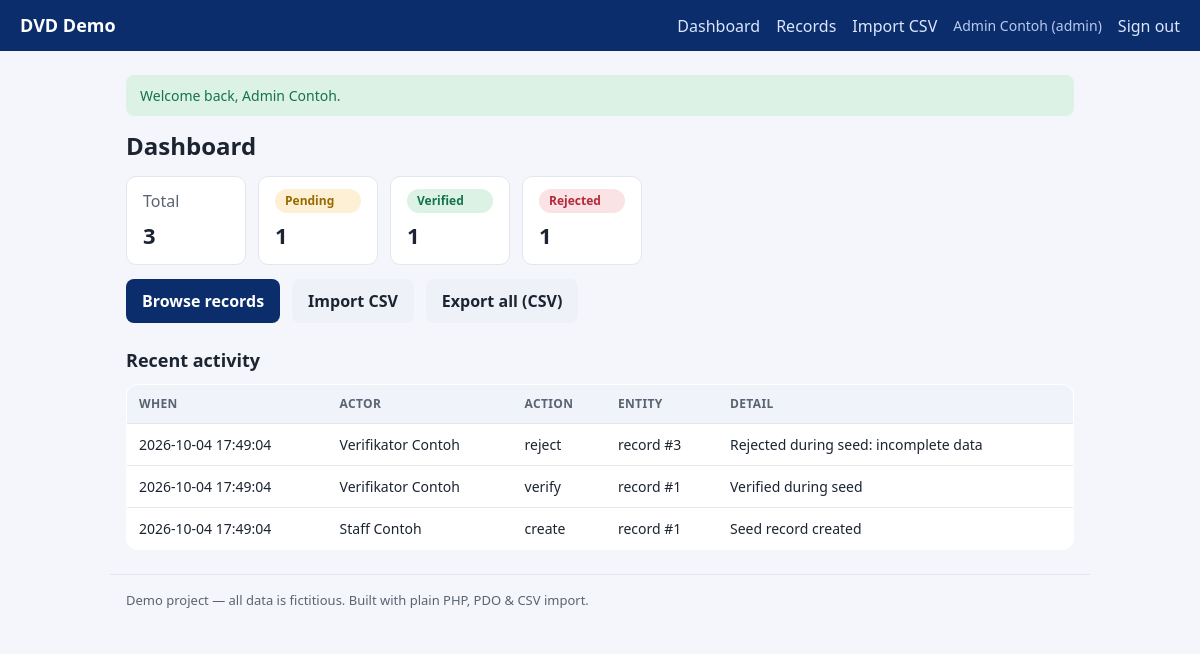
The page / (signed in) on the database its author committed.
### tables this page shows
CREATE TABLE IF NOT EXISTS audit_log (
    id         INT UNSIGNED NOT NULL AUTO_INCREMENT,
    user_id    INT UNSIGNED NOT NULL,
    action     VARCHAR(40)  NOT NULL,
    entity     VARCHAR(40)  NOT NULL,
    entity_id  INT UNSIGNED DEFAULT NULL,
    detail     VARCHAR(500) DEFAULT NULL,
    created_at DATETIME     NOT NULL DEFAULT CURRENT_TIMESTAMP,
    PRIMARY KEY (id),
    KEY idx_audit_entity (entity, entity_id),
    CONSTRAINT fk_audit_user FOREIGN KEY (user_id) REFERENCES users (id)
);

CREATE TABLE IF NOT EXISTS users (
    id            INT UNSIGNED NOT NULL AUTO_INCREMENT,
    name          VARCHAR(120) NOT NULL,
    username      VARCHAR(60)  NOT NULL,
    password_hash VARCHAR(255) NOT NULL,
    role          ENUM('admin','verifikator','staff') NOT NULL DEFAULT 'staff',
    is_active     TINYINT(1)   NOT NULL DEFAULT 1,
    created_at    DATETIME     NOT NULL DEFAULT CURRENT_TIMESTAMP,
    PRIMARY KEY (id),
    UNIQUE KEY uq_users_username (username)
);

### src/Auth.php (called while the page is built, shortened)
<?php
final class Auth
{
    public static function check(): bool
    {
        return isset($_SESSION['user']);
    }
    public static function user(): ?array
    {
        return $_SESSION['user'] ?? null;
    }
    public static function role(): string
    {
        return $_SESSION['user']['role'] ?? '';
    }
    public static function can(string $permission): bool
    {
        return self::check() && Rbac::allows(self::role(), $permission);
    }
}

### src/helpers.php (called while the page is built, shortened)
<?php
function env(string $key, ?string $default = null): ?string
{
    $value = $_ENV[$key] ?? getenv($key);
    return $value;
}
function e(?string $value): string
{
    return htmlspecialchars((string) $value, ENT_QUOTES | ENT_SUBSTITUTE, 'UTF-8');
}
function take_flashes(): array
{
    $messages = $_SESSION['flash'] ?? [];
    return $messages;
}
function view(string $name, array $data = []): string
{
    $file = dirname(__DIR__) . '/views/' . $name . '.php';
    extract($data, EXTR_SKIP);
    require $file;
    return (string) ob_get_clean();
}
function status_badge(string $status): array
{
    return match ($status) {
        'pending'  => ['Pending', 'badge-amber'],
        'verified' => ['Verified', 'badge-green'],
        'rejected' => ['Rejected', 'badge-red'],
        default    => [ucfirst($status), 'badge-gray'],
    };
}

### src/Database.php (called while the page is built, shortened)
<?php
final class Database
{
    private static ?PDO $pdo = null;
    public static function connection(): PDO
    {
        if (self::$pdo instanceof PDO) {
            return self::$pdo;
        }
        $host = env('DB_HOST', '127.0.0.1');
        $port = env('DB_PORT', '3306');
        $name = env('DB_NAME', 'dvd_demo');
        $user = env('DB_USER', 'root');
        $pass = env('DB_PASS', '');
        $dsn  = "mysql:host={$host};port={$port};dbname={$name};charset=utf8mb4";
        try {
            self::$pdo = new PDO($dsn, $user, $pass, [
                PDO::ATTR_ERRMODE            => PDO::ERRMODE_EXCEPTION,
                PDO::ATTR_DEFAULT_FETCH_MODE => PDO::FETCH_ASSOC,
                PDO::ATTR_EMULATE_PREPARES   => false,
            ]);
        } catch (PDOException $e) {
            throw new RuntimeException(
                'Database connection failed. Check .env and that MySQL/MariaDB is running.',
                0,
                $e
            );
        }
        return self::$pdo;
    }
}

### src/Records.php (called while the page is built, shortened)
<?php
final class Records
{
    public static function counts(): array
    {
        $rows = Database::connection()
            ->query('SELECT status, COUNT(*) c FROM records GROUP BY status')
            ->fetchAll();
        $out = ['pending' => 0, 'verified' => 0, 'rejected' => 0, 'total' => 0];
        foreach ($rows as $row) {
            $out[$row['status']] = (int) $row['c'];
            $out['total'] += (int) $row['c'];
        }
        return $out;
    }
}

### src/Controllers/DashboardController.php (called while the page is built, shortened)
<?php
final class DashboardController
{
    public static function index(): string
    {
        return view('dashboard', [
            'title'  => 'Dashboard',
            'counts' => Records::counts(),
            'audit'  => Auth::can('audit.view') ? Audit::recent(10) : [],
        ]);
    }
}

### src/Rbac.php (called while the page is built, shortened)
<?php
final class Rbac
{
    public static function allows(string $role, string $permission): bool
    {
        return in_array($role, self::MAP[$permission] ?? [], true);
    }
}

### src/Audit.php (called while the page is built, shortened)
<?php
final class Audit
{
    public static function recent(int $limit = 50): array
    {
        $limit = max(1, min(200, $limit));
        $stmt = Database::connection()->prepare(
            'SELECT a.*, u.name AS actor
               FROM audit_log a JOIN users u ON u.id = a.user_id
              ORDER BY a.id DESC LIMIT ' . $limit
        );
        $stmt->execute();
        return $stmt->fetchAll();
    }
}

### views/dashboard.php (the view, shortened to what this page needs)
<h1>Dashboard</h1>
<div class="stats">
    <div class="stat"><span class="muted">Total</span><strong><?= (int) $counts['total'] ?></strong></div>
    <?php foreach (['pending','verified','rejected'] as $s): [$label,$cls]=status_badge($s); ?>
        <div class="stat"><span class="badge <?= e($cls) ?>"><?= e($label) ?></span><strong><?= (int)$counts[$s] ?></strong></div>
    <?php endforeach; ?>
</div>
<div class="actions">
    <a class="btn" href="/records">Browse records</a>
    <?php if (\App\Auth::can('record.import')): ?><a class="btn btn-ghost" href="/import">Import CSV</a><?php endif; ?>
    <?php if (\App\Auth::can('record.export')): ?><a class="btn btn-ghost" href="/records/export">Export all (CSV)</a><?php endif; ?>
</div>
<?php if (\App\Auth::can('audit.view')): ?>
<h2>Recent activity</h2>
<table class="table">
    <thead><tr><th>When</th><th>Actor</th><th>Action</th><th>Entity</th><th>Detail</th></tr></thead>
    <tbody>
    <?php foreach ($audit as $a): ?>
        <tr><td><?= e($a['created_at']) ?></td><td><?= e($a['actor']) ?></td>
        <td><?= e($a['action']) ?></td><td><?= e($a['entity']) ?> #<?= (int)$a['entity_id'] ?></td>
        <td><?= e($a['detail'] ?? '') ?></td></tr>
    <?php endforeach; ?>
    </tbody>
</table>
<?php endif; ?>
<?php $content = ob_get_clean();
echo view('layout', ['title' => $title ?? 'Dashboard', 'content' => $content]);

### public/index.php (shortened to what this page needs)
<?php
$uri = parse_url($_SERVER['REQUEST_URI'] ?? '/', PHP_URL_PATH) ?: '/';
$method = $_SERVER['REQUEST_METHOD'] ?? 'GET';
$routes = [
    'GET /'                 => fn() => print DashboardController::index(),
    'GET /login'            => fn() => print AuthController::showLogin(),
    'POST /login'           => fn() => AuthController::login(),
    'POST /logout'          => fn() => AuthController::logout(),
    'GET /records'          => fn() => print RecordController::index(),
    'GET /records/show'     => fn() => print RecordController::show(),
    'POST /records/verify'  => fn() => RecordController::verify(),
    'POST /records/reject'  => fn() => RecordController::reject(),
    'GET /records/export'   => fn() => RecordController::export(),
    'GET /import'           => fn() => print ImportController::form(),
    'POST /import'          => fn() => print ImportController::upload(),
];
$key = $method . ' ' . ($uri === '/' ? '/' : rtrim($uri, '/'));
try {
    if (isset($routes[$key])) {
        $routes[$key]();
    } else {
        http_response_code(404);
        echo view('error', ['title' => 'Not found', 'message' => 'Page not found.']);
    }
} catch (Throwable $e) {
    $debug = env('APP_DEBUG', 'false') === 'true';
    $code = http_response_code();
    if (!is_int($code) || $code < 400) {
        http_response_code(500);
    }
    echo view('error', [
        'title'   => 'Error',
        'message' => $debug ? $e->getMessage() : 'Something went wrong.',
    ]);
}

### views/layout.php (shortened to what this page needs)
<!DOCTYPE html>
<html lang="en">
<head>
    <link rel="stylesheet" href="/assets/style.css">
</head>
<body>
<header class="topbar">
    <a class="brand" href="/">DVD&nbsp;Demo</a>
    <nav>
        <?php if (\App\Auth::check()): ?>
            <a href="/">Dashboard</a>
            <a href="/records">Records</a>
            <?php if (\App\Auth::can('record.import')): ?><a href="/import">Import CSV</a><?php endif; ?>
            <span class="who"><?= e(\App\Auth::user()['name']) ?> (<?= e(\App\Auth::role()) ?>)</span>
            <form method="post" action="/logout" class="inline">
                <button class="link-btn" type="submit">Sign out</button>
            </form>
        <?php endif; ?>
    </nav>
</header>
<main class="container">
    <?php foreach (take_flashes() as $f): ?>
        <div class="flash flash-<?= e($f['type']) ?>"><?= e($f['message']) ?></div>
    <?php endforeach; ?>
    <?= $content ?>
</main>
<footer class="footer">
    Demo project — all data is fictitious. Built with plain PHP, PDO &amp; CSV import.
</footer>
</body>
</html>

### public/assets/style.css (style rules this page uses)
:root { --navy:#0b2d6b; --navy2:#123e8a; --ink:#1b2430; --muted:#5a6370; --line:#e2e6ee; --bg:#f4f6fb; --white:#fff; --green:#157347; --amber:#9a6a00; --red:#b02a37; --blue:#1159b3; --gray:#55606e; }
* { box-sizing:border-box }
body { margin:0;font-family:system-ui,-apple-system,Segoe UI,Roboto,Arial,sans-serif; color:var(--ink);background:var(--bg);line-height:1.5 }
a { color:var(--navy2);text-decoration:none }
.topbar { display:flex;align-items:center;gap:18px;background:var(--navy);color:#fff;padding:12px 20px }
.topbar .brand { color:#fff;font-weight:700;font-size:18px }
.topbar nav { display:flex;align-items:center;gap:16px;margin-left:auto;flex-wrap:wrap }
.topbar nav a { color:#dce6ff }
.topbar .who { color:#b9c9ef;font-size:14px }
.link-btn { background:none;border:none;color:#dce6ff;cursor:pointer;font:inherit;padding:0 }
.inline { display:inline }
.container { max-width:980px;margin:24px auto;padding:0 16px }
.footer { max-width:980px;margin:24px auto;padding:16px;color:var(--muted);font-size:13px;border-top:1px solid var(--line) }
h1 { font-size:24px;margin:0 0 12px }
h2 { font-size:18px;margin:24px 0 10px }
.muted { color:var(--muted) }
.btn { display:inline-block;background:var(--navy);color:#fff;border:none;border-radius:8px;padding:10px 16px;font:inherit;font-weight:600;cursor:pointer;margin-top:6px }
.btn-ghost { background:#eef1f7;color:var(--ink) }
.table { width:100%;border-collapse:collapse;background:#fff;border:1px solid var(--line);border-radius:12px;overflow:hidden }
.table th,.table td { text-align:left;padding:10px 12px;border-bottom:1px solid var(--line);font-size:14px;vertical-align:top }
.table th { background:#f0f3fa;color:var(--muted);font-size:12px;text-transform:uppercase;letter-spacing:.03em }
.badge { display:inline-block;padding:3px 10px;border-radius:999px;font-size:12px;font-weight:700 }
.badge-amber { background:#fdf0d5;color:var(--amber) }
.badge-green { background:#dcf2e4;color:var(--green) }
.badge-red { background:#fbe2e5;color:var(--red) }
.stats { display:flex;gap:12px;flex-wrap:wrap;margin-bottom:8px }
.stat { background:#fff;border:1px solid var(--line);border-radius:10px;padding:12px 16px;display:flex;flex-direction:column;gap:6px;min-width:120px }
.stat strong { font-size:22px }
.actions { display:flex;gap:12px;flex-wrap:wrap;align-items:center;margin:8px 0 }
.flash { padding:10px 14px;border-radius:8px;margin-bottom:12px;font-size:14px }
.flash-success { background:#dcf2e4;color:var(--green) }

### rows shown on the page
audit_log: user "3", created_at "2026-10-04 17:49:04", user.name "Staff Contoh", action "create", entity "record", entity "1", detail "Seed record created"
audit_log: created_at "2026-10-04 17:49:04", user.name "Verifikator Contoh", action "reject", entity "record", entity "3", detail "Rejected during seed: incomplete data"
audit_log: created_at "2026-10-04 17:49:04", user.name "Verifikator Contoh", action "verify", entity "record", entity "1", detail "Verified during seed"

### other values the page prints
$f['message'] "Welcome back, Admin Contoh."
$label "Pending"
$counts[$s] "1"
$label "Verified"
$label "Rejected"
